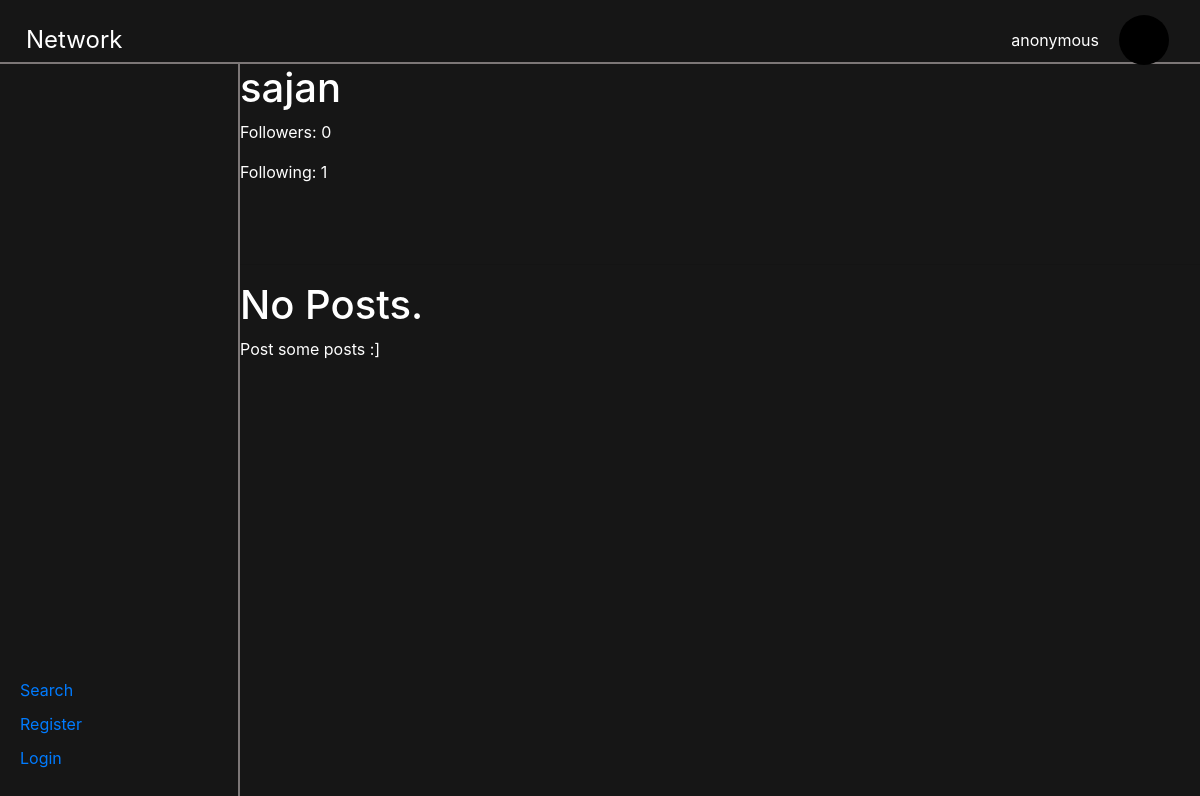
/profile/sajan, run on an earlier commit of the app's database.
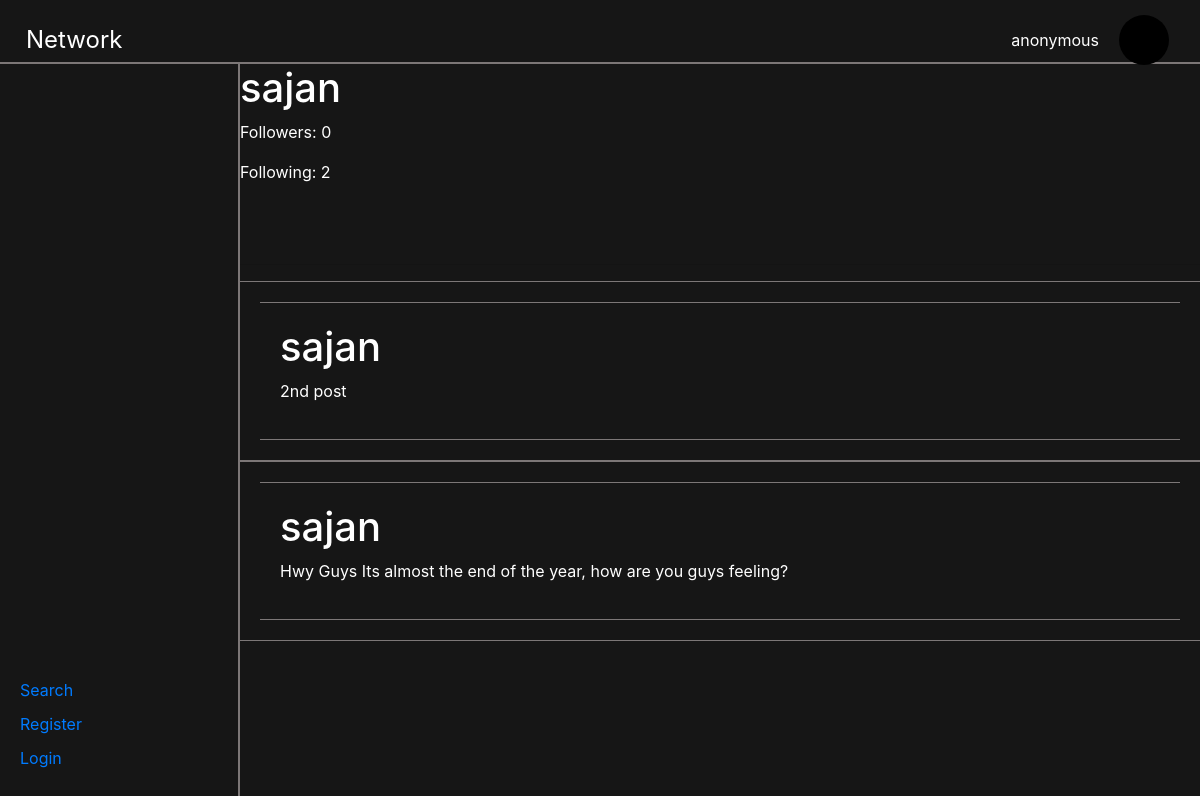
And on a later commit of the database.
### network/models.py (models this page shows, shortened)
class Post(models.Model):
    user = models.ForeignKey(User, on_delete=models.CASCADE)
    content = models.TextField()
    likes = models.ManyToManyField(User, related_name='likes', blank=True)
    timestamp = models.DateTimeField(auto_now_add=True)
    class Meta:
        ordering = ['-timestamp']

class User(AbstractUser):
    followers = models.ManyToManyField('self', symmetrical=False, related_name='following', blank=True)
    def __str__(self):
        return f"{self.username}"

### network/views.py (the view)
# urls.py: path("profile/<str:user>", views.view_profile, name="profile"),
def view_profile(req, user):
    user = User.objects.get(username=user)
    followers_cnt = len(user.followers.all())
    following_cnt = len(user.following.all())
    follow_bool = False
    my_Posts = Post.objects.filter(user= user.id)
    if req.user.is_authenticated:
        user_client = User.objects.get(pk=req.user.id)
        following = user_client.following.all()
        if user in following:
            follow_bool = True
    return render(req, "network/profile.html", {
        "username": user,
        "follwers_cnt":  followers_cnt,
        "following_cnt": following_cnt,
        "following": follow_bool,
        "posts": my_Posts
    })

### network/templates/network/profile.html (shortened to what this page needs)
{% extends "network/layout.html" %}
{% load static %}
{% block body %}
<div>
    <h1>{{username}}</h1>
    <p>Followers: {{follwers_cnt}}</p>
    <p>Following: {{following_cnt}}</p>
    <br>
    <br>
    <hr>
    <div class="My-Posts">
        {% for post in posts %}
        <div class="post-container">
            <div class="post-container">
                <h1> {{post.user}} </h1>
                <p>{{post.content}}</p>
            </div>
        </div>
        {% empty %}
            <h1>No Posts.</h1>
            <p>Post some posts :]</p>
        {% endfor %}
    </div>
</div>
{% endblock %}

What changed in the data, as far as the page shows it:
added Post: user "sajan", content "2nd post"
added Post: user "sajan", content "Hwy Guys Its almost the end of the year, how are you guys feeling?"
Also different on the page:
{{ following_cnt }}: "1" → "2"
text no longer shown: "No Posts. Post some posts :]"
